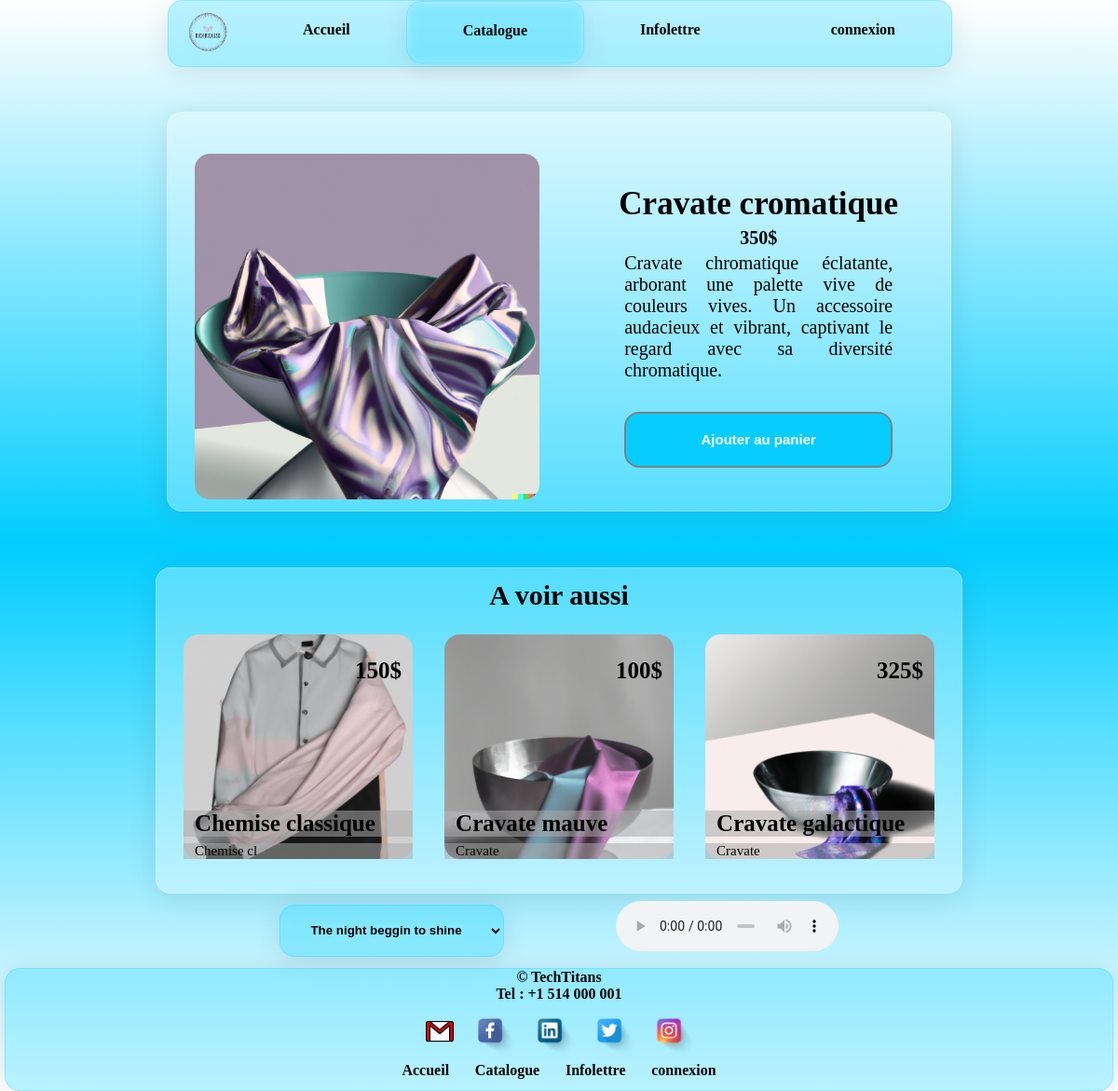
/Views/produit.php?id_produit=4, run on the app's committed database.
### tables this page shows
CREATE TABLE `produits` (
  `id` int(11) NOT NULL,
  `nom` varchar(30) NOT NULL,
  `categorie` varchar(30) NOT NULL,
  `description` varchar(200) NOT NULL,
  `prix` int(11) NOT NULL,
  `image` varchar(300) NOT NULL,
  `taille` int(11) DEFAULT 40
);

### Models/Produit_model.php (called while the page is built, shortened)
<?php
include_once __DIR__."/connexionBD.php";
class Produit {
    private $nom;
    private $description;
    private $image;
    private $prix;
    private $connectionDB;
    private static $instance;
    private function __construct() {
        try {
            $connexion = Connexion::getInstance();
            $this->connectionDB = $connexion->getConnexion();
        } catch (PDOException $e) {
            echo 'Échec de la connexion : ' . $e->getMessage();
        }
    }
    final public static function getInstance() {
        if (!isset(self::$instance)) {
            self::$instance = new Produit();
        }
        return self::$instance;
    }
    public function chargerProduitParId($id) {
        try {
            $query = $this->connectionDB->prepare("SELECT * FROM produits WHERE id = ?");
            $query->execute([$id]);
            $produit = $query->fetch(PDO::FETCH_ASSOC);
            if ($produit) {
                $this->nom = $produit['nom'];
                $this->description = $produit['description'];
                $this->image = $produit['image'];
                $this->prix = $produit['prix'];
            }
        } catch (PDOException $e) {
            echo 'Erreur : ' . $e->getMessage();
        }
    }
    public function getCategorieParId($id) {
        try {
            $query = $this->connectionDB->prepare("SELECT categorie FROM produits WHERE id = ?");
            $query->execute([$id]);
            $produit = $query->fetch(PDO::FETCH_ASSOC);
            if ($produit) {
                return $produit['categorie'];
            }
            else {
                return null;
            }
        } catch (PDOException $e) {
            echo 'Erreur : ' . $e->getMessage();
        }
    }
    public function afficherDescription() {
        return $this->description;
    }
    public function afficherNom() {
        return $this->nom;
    }
    public function afficherPrix() {
        return $this->prix;
    }
    public function afficherImage() {
        return $this->image;
    }
}

### Models/ConnexionBD.php (called while the page is built)
<?php
class Connexion {
    private static $instance = null;
    private $connexion;
    private function __construct() {
        $server = "localhost";
        $login = "ricky";
        $pin = "picasso";
        $dbname= "ricasso";
        try {
            $this->connexion = new PDO("mysql:host=$server;dbname=$dbname", $login, $pin);
            $this->connexion->setAttribute(PDO::ATTR_ERRMODE, PDO::ERRMODE_EXCEPTION);
        } catch (PDOException $e) {
            echo ' e    ' . $e->getMessage();
        }
    }
    public static function getInstance() {
        if (self::$instance === null) {
            self::$instance = new self();
        }
        return self::$instance;
    }
    public function getConnexion() {
        return $this->connexion;
    }
}

### Views/produit.php (the view, shortened to what this page needs)
<?php
    include_once __DIR__."/../Models/Produit_Model.php";
    $produit = Produit::getInstance();
    $page =  6 ;
    if (isset($_GET['id_produit'])) {
        $id_produit = $_GET['id_produit'];
        $page2 = $_GET['page'];
    } else {
        echo "ID du produit non spécifié.";
    }
    $produit->chargerProduitParId($id_produit);
?>
<!DOCTYPE html>
<html lang="en">
<head>
    <link rel="stylesheet" href="./Style/style.css">
    <link rel="stylesheet" href="./Style/style_souscatalogue.css">
    <link rel="stylesheet" href="./Style/style_produit.css">
    <?php
        if ($page2 == 1) { ?><link rel="stylesheet" href="./Style/style_catalogue.css"> <?php }
        else if ($page2 == 2) { ?><link rel="stylesheet" href="./Style/style_catalogue_chemise.css"> <?php }
        else if ($page2 == 3) { ?><link rel="stylesheet" href="./Style/style_catalogue_cravate.css"> <?php }
        else { ?> <link rel="stylesheet" href="./Style/style_accueil.css"> <?php }
    ?>
</head>
<body>
    <?php
        include  __DIR__."/Composants/Header.php"
    ?>
    <section>
        <div class="produit">
            <div class="imageProduit"> <img src="<?php echo $produit->afficherImage() ?>" alt="produit.php"> </div>
            <div class="allInfo">
                <h2><?php echo "" .$produit->afficherNom(); ?> </h2>
                <p class="prixProduit"> <?php echo "" .$produit->afficherPrix(). "$"; ?> </p>
                <?php
                    $prodCategorie = $produit->getCategorieParId($id_produit);
                        ?>
                <p class="descriptionProduit"> <?php echo "" .$produit->afficherDescription(); ?> </p>
                <button id="boutonProduit">Ajouter au panier</button>
            </div>
        </div>
        <?php
            include __DIR__."/Composants/Recommendation_composant.php";
        ?>
    </section>
    <?php
        include __DIR__."/Composants/Footer.php"
    ?>

### Views/Composants/Recommendation_composant.php
<div class="recommendation">
    <h3>A voir aussi</h3>
    <div>
        <?php
            $nb1 = rand(1,10);
            $produit->chargerProduitParId($nb1);
            $chaineLongue = $produit->afficherDescription() ;
            $chaineCourte = substr($chaineLongue, 0, 10);
        ?>
        <?php
            if ($page == 6){
                ?>
                    <a href="/Project_Web_2/Projet_02_web_02/Views/produit.php?id_produit=<?php echo $nb1 ?>&page=<?php echo $page2 ?>" style=" background-image: url('<?php echo $produit->afficherImage() ?>');">
                <?php
            }
            else{
                ?>
                    <a href="/Project_Web_2/Projet_02_web_02/Views/produit.php?id_produit=<?php echo $nb1 ?>&page=<?php echo $page ?>" style=" background-image: url('<?php echo $produit->afficherImage() ?>');">
                <?php
            }
        ?>
            <p class="prix"> <?php echo "" .$produit->afficherPrix(). "$";?> </p>
            <h3 class="titre"> <?php echo "" .$produit->afficherNom(); ?> </h3>
            <p class="description"> <?php echo "" .$chaineCourte; ?> </p>
        </a>
        <?php
            $nb2 = $nb1;
            while ($nb2 == $nb1) {
                $nb2 = rand(1,10);
            }
            $produit->chargerProduitParId($nb2);
            $chaineLongue = $produit->afficherDescription() ;
            $chaineCourte = substr($chaineLongue, 0, 10);
        ?>
        <?php
            if ($page == 6){
                ?>
                    <a href="/Project_Web_2/Projet_02_web_02/Views/produit.php?id_produit=<?php echo $nb2 ?>&page=<?php echo $page2 ?>" style=" background-image: url('<?php echo $produit->afficherImage() ?>');">
                <?php
            }
            else{
                ?>
                    <a href="/Project_Web_2/Projet_02_web_02/Views/produit.php?id_produit=<?php echo $nb2 ?>&page=<?php echo $page ?>" style=" background-image: url('<?php echo $produit->afficherImage() ?>');">
                <?php
            }
        ?>
            <p class="prix"> <?php echo "" .$produit->afficherPrix(). "$"; ?> </p>
            <h3 class="titre"> <?php echo "" .$produit->afficherNom(); ?> </h3>
            <p class="description"> <?php echo "" .$chaineCourte; ?> </p>
        </a>
        <?php
            $nb3 = $nb2;
            while ($nb3 == $nb2 or $nb3 == $nb1) {
                $nb3 = rand(1,10);
            }
            $produit->chargerProduitParId($nb3);
            $chaineLongue = $produit->afficherDescription() ;
            $chaineCourte = substr($chaineLongue, 0, 10);
        ?>
        <?php
            if ($page == 6){
                ?>
                    <a href="/Project_Web_2/Projet_02_web_02/Views/produit.php?id_produit=<?php echo $nb3 ?>&page=<?php echo $page2 ?>" style=" background-image: url('<?php echo $produit->afficherImage() ?>');">
                <?php
            }
            else{
                ?>
                    <a href="/Project_Web_2/Projet_02_web_02/Views/produit.php?id_produit=<?php echo $nb3 ?>&page=<?php echo $page ?>" style=" background-image: url('<?php echo $produit->afficherImage() ?>');">
                <?php
            }
        ?>
            <p class="prix"> <?php echo "" .$produit->afficherPrix(). "$"; ?> </p>
            <h3 class="titre"> <?php echo "" .$produit->afficherNom(); ?> </h3>
            <p class="description"> <?php echo "" .$chaineCourte; ?> </p>
        </a>
    </div>
</div>

### Views/Style/style.css (style rules this page uses)
body { padding: 0px; margin: 0px; width: 100%; }
section { margin-top: 5%; }

### Views/Style/style_souscatalogue.css (style rules this page uses)
section { padding-top: 3%; }
.recommendation { display: block; width: 70%; margin: auto; padding: 1% 1% 3% 1%; background: rgba(255, 255, 255, 0.3); border-radius: 16px; box-shadow: 0 4px 30px rgba(0, 0, 0, 0.1); backdrop-filter: blur(5.5px); -webkit-backdrop-filter: blur(5.5px); border: 1px solid rgba(255, 255, 255, 0.23); }
.recommendation > h3 { text-align: center; font-size: 30px; margin: 0px; padding: 0px; margin-bottom: 3%; }
.recommendation > div { display: flex; justify-content: space-between; align-items: center; }
.recommendation > div > a { flex: 1; margin: 0% 2%; background-size: 100%; text-decoration: none; border-radius: 16px; }
.description, .titre, .prix { color: rgb(0, 0, 0); margin: 0px; }
.description, .titre { background-color: #aaaaaa87; }
.prix { padding-right: 5%; margin-top: 10%; margin-bottom: 55%; text-align: right; font-weight: bolder; }
.titre, .description { padding-left: 5%; }
.prix { font-size: 25px; }
.description { font-size: 15px; }
.titre { font-size: 25px; margin-bottom: 3%; }

### Views/Style/style_produit.css (style rules this page uses)
.produit { width: 70%; margin: 0% auto 5% auto; padding: 3% 0% 0% 0%; text-align: center; display: flex; justify-content: space-between; align-items: center; background: rgba(255, 255, 255, 0.3); border-radius: 16px; box-shadow: 0 4px 30px rgba(0, 0, 0, 0.1); backdrop-filter: blur(5.5px); -webkit-backdrop-filter: blur(5.5px); border: 1px solid rgba(255, 255, 255, 0.23); }
.imageProduit, .allInfo { flex: 1; }
.imageProduit { padding: 1%; }
.imageProduit img { width: 90%; border-radius: 16px; }
.allInfo h2 { width: 90%; font-size: 35px; margin: 1% auto; }
.prixProduit { width: 70%; margin: auto; font-size: 20px; font-weight: bold; }
.descriptionProduit { text-align: justify; width: 70%; margin: auto; font-size: 20px; margin: 1% auto 2% auto; }
#boutonProduit { width: 70%; border: 2px solid gray; display: block; height: 60px; text-align: center; color: white; font-weight: bold; margin: 8% auto; font-size: 15px; cursor: pointer; margin-bottom: 2%; border-radius: 16px; }

### Views/Style/style_accueil.css (style rules this page uses)
.boutton_connexion, .boutton_inscription, .boutton_detail, #boutonProduit { background-color: rgb(7, 205, 255); }
body { background: rgb(255,255,255); }
section { padding-top: 5%; }

### data on the page
produits: image (picture), nom "Cravate cromatique", prix "350", description "Cravate chromatique éclatante, arborant une palette vive de couleurs vives. Un accessoire audacieux et vibrant, captivant le regard avec sa diversité chromatique."
produits: image (picture), prix "150", nom "Chemise classique", description "Chemise cl"
produits: image (picture), prix "100", nom "Cravate mauve", description "Cravate"
produits: image (picture), prix "325", nom "Cravate galactique", description "Cravate"
